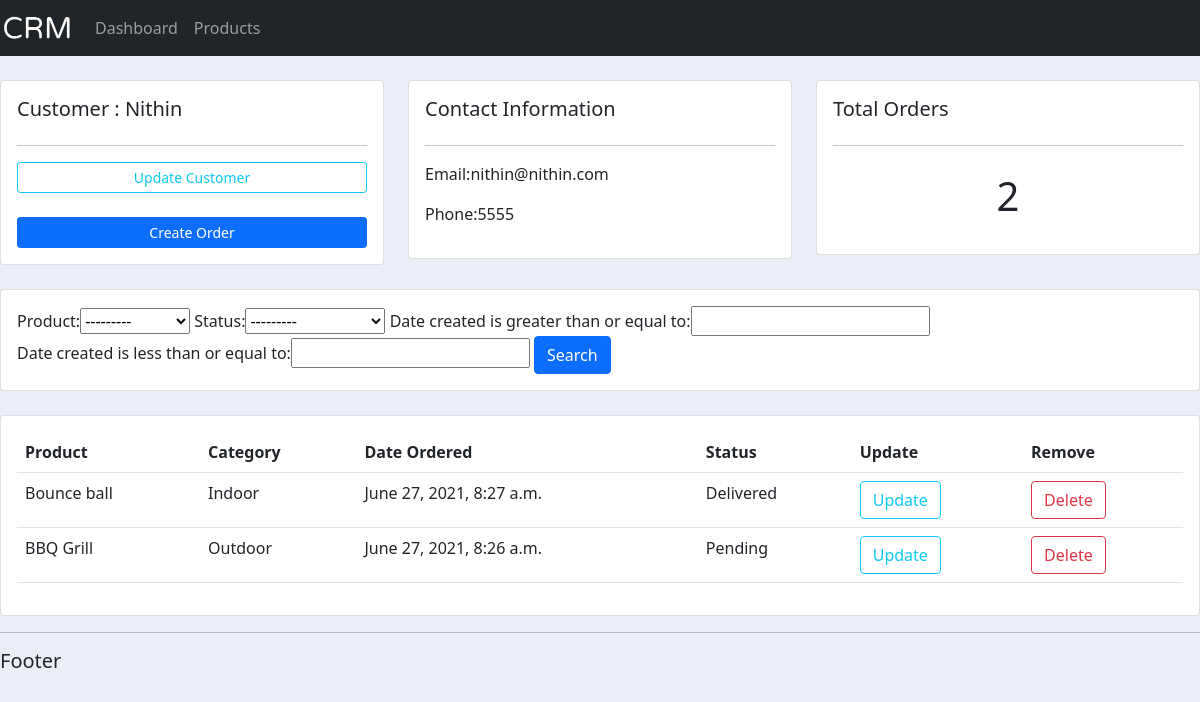
The app's page /customer/1/ with its own data.
### accounts/models.py (models this page shows, shortened)
class Customer(models.Model):
    name = models.CharField(max_length=100,null=True)
    phone = models.CharField(max_length=100,null=True)
    email = models.EmailField(null=True)
    date_created = models.DateTimeField(auto_now_add=True,null=True)

class order(models.Model):
    STATUS = (
         ('Pending','Pending'),
         ('Out for delivery','Out for delivery'),
         ('Delivered','Delivered')
     )
    customer = models.ForeignKey(Customer,null=True,on_delete=models.SET_NULL)
    product = models.ForeignKey(product,null=True,on_delete=models.SET_NULL)
    date_created = models.DateTimeField(auto_now_add=True,null=True)
    status = models.CharField(max_length=100,choices=STATUS)
    class Meta:
        ordering = ('-date_created','status')

class product(models.Model):
    CATEGORY = (
         ('Indoor','Indoor'),
         ('Outdoor','Outdoor')
     )
    name = models.CharField(max_length=100, null=True)
    price = models.FloatField(null=True)
    category = models.CharField(max_length=100,null=True,choices=CATEGORY)
    description = models.CharField(max_length=500,null=True)
    date_created = models.DateTimeField(auto_now_add=True,null=True)
    tags=models.ManyToManyField(tag)
    def __str__(self):
        return self.name

### accounts/views.py (the view)
# urls.py: path('customer/<str:pk>/',customer,name='customer'),
def customer(request,pk):
    customer=Customer.objects.get(id=pk)
    orders=customer.order_set.all()
    totalorders=orders.count()
    myFilters = FilterOrder(request.GET,queryset=orders)
    orders=myFilters.qs
    context = {'customer':customer,'orders':orders,'totalorders':totalorders,'filters':myFilters}
    return render(request,'accounts/customer.html',context)

### accounts/templates/accounts/customer.html
{% extends 'accounts/main.html' %}
    {% block content %}
        <br>
        <div class="row">
            <div class="col-md">
                <div class="card card-body">
                    <h5>Customer : {{customer.name}}</h5>
                    <hr>
                    <a class="btn btn-outline-info btn-sm btn-block" href="">Update Customer</a>
                    <br>
                    <a class="btn btn-primary btn-sm btn-block" href="{% url 'createorder' customer.id %}">Create Order</a>
                </div>
            </div>
            <div class="col-md">
                <div class="card card-body">
                    <h5>Contact Information</h5>
                    <hr>
                    <p>Email:{{customer.email}}</p>
                    <p>Phone:{{customer.phone}}</p>
                </div>
            </div>
            <div class="col-md">
                <div class="card card-body">
                    <h5>Total Orders</h5>
                    <hr>
                    <h1 style="text-align: center;padding: 10px;">{{totalorders}}</h1>
                </div>
            </div>
        </div>
        <br>
        <div class="row">
            <div class="col">
                <div class="card card-body">
                    <form method="get">
                        {{filters.form}}
                        <button class="btn btn-primary" type="submit">Search</button>
                    </form>
                </div>
            </div>
        </div>
        <br>
        <div class="row">
            <div class="col-md">
                <div class="card card-body">
                    <table class="table">
                        <tr>
                            <th>Product</th>
                            <th>Category</th>
                            <th>Date Ordered</th>
                            <th>Status</th>
                            <th>Update</th>
                            <th>Remove</th>
                        </tr>
                        {% for i in orders %}
                            <tr>
                                <td>{{i.product}}</td>
                                <td>{{i.product.category}}</td>
                                <td>{{i.date_created}}</td>
                                <td>{{i.status}}</td>
                                <td><a class="btn btn-outline-info" href="{% url 'updateorder' i.id %}">Update</a></td>
                                <td><a class="btn btn-outline-danger" href="{% url 'deleteorder' i.id %}">Delete</a></td>
                            </tr>
                        {% endfor %}
                    </table>
                </div>
            </div>
        </div>
    {% endblock %}

### static/css/main.css (style rules this page uses)
body { background-color: #ebeff5; }

### records on screen
Customer: name "Nithin", email "nithin@nithin.com", phone "5555"
order: product "Bounce ball", product.category "Indoor", date_created "June 27, 2021, 8:27 a.m.", status "Delivered"
order: product "BBQ Grill", product.category "Outdoor", date_created "June 27, 2021, 8:26 a.m.", status "Pending"

### other values on screen
{{ totalorders }} "2"
